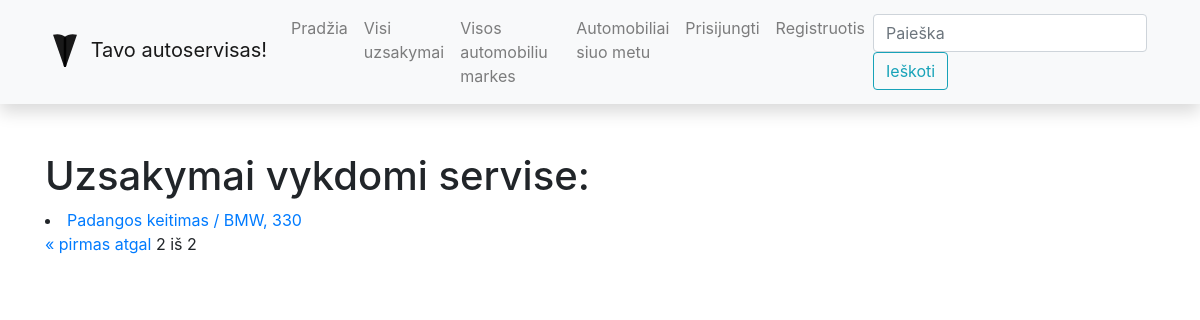
Page /autoservisas/uzsakymaseil/?page=2 on the earlier database version.
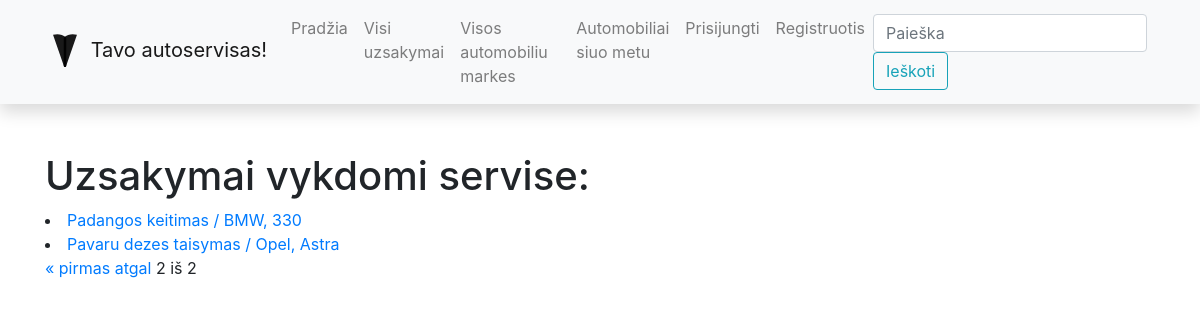
Same page on the later database version.
### autoservisas/models.py (models this page shows, shortened)
class UzsakymoEilute(models.Model):
    kiekis = models.CharField('Kiekis', max_length=2, help_text='Iveskite perkamos paslaugos kieki')
    kaina = models.FloatField('Kaina', max_length=10, help_text='Iveskite paslaugos kaina', default=0)
    paslauga_id = models.ForeignKey('Paslauga', on_delete=models.SET_NULL, null=True)
    uzsakymas_id = models.ForeignKey('Uzsakymas', on_delete=models.SET_NULL, null=True)
    useris = models.ForeignKey(User, on_delete=models.SET_NULL, null=True, blank=True)
    grazinti_iki = models.DateField('Pabaigti darbus iki: ', null=True, blank=True)
    class Meta:
        verbose_name = "Uzsakymo eilute"
        verbose_name_plural = "Uzsakymo eilutes"

class Paslauga(models.Model):
    pavadinimas = models.CharField('Pavadinimas', max_length=200, help_text='Iveskite paslaugos pavadinima')
    kaina = models.FloatField('Kaina', max_length=10, help_text='Iveskite paslaugos kaina')
    class Meta:
        verbose_name = "Paslauga"
        verbose_name_plural = "Paslaugos"

class Uzsakymas(models.Model):
    data = models.DateField('Uzsakymo data', null=True, blank=True)
    automobilis_id = models.ForeignKey('Automobilis', on_delete=models.SET_NULL, null=True)
    suma = models.FloatField('Suma', max_length=10, help_text='Iveskite paslaugos kaina', default=0)
    LOAN_STATUS = (
        ('a', 'Uzsakymas gautas'),
        ('p', 'Uzsakymas priimtas'),
        ('g', 'Uzsakymas vykdomas'),
        ('r', 'Uzsakymas baigtas')
    )
    status = models.CharField(
        max_length=1,
        choices=LOAN_STATUS,
        blank=True,
        default='a',
        help_text='Status'
    )
    class Meta:
        ordering = ['data']
        verbose_name = "Uzsakymas"
        verbose_name_plural = "Uzsakymai"

class Automobilis(models.Model):
    valstybinis_numeris = models.CharField('Automobilio valstybinis numeris',
                                           max_length=6, help_text='Iveskite automobilio valstybini numeri')
    automobilio_modelis_id = models.ForeignKey('Modelis', on_delete=models.SET_NULL, null=True)
    vin_kodas = models.CharField('VIN kodas', max_length=17, help_text='Iveskite VIN numeri')
    klientas = models.CharField('Klientas', max_length=100, help_text='Iveskite klienta')
    automobilis_pic = models.ImageField('Auto Nuotrauka', upload_to='car_pics', null=True, blank=True)
    aprasymas = HTMLField()
    class Meta:
        verbose_name = "Automobilis"
        verbose_name_plural = "Automobiliai"

class Modelis(models.Model):
    marke = models.CharField('Automobilio marke', max_length=100, help_text='Iveskite automobilio marke')
    modelis = models.CharField('Automobilio modelis', max_length=100, help_text='Iveskite automobilio modeli')
    class Meta:
        verbose_name = "Modelis"
        verbose_name_plural = "Modeliai"
    def __str__(self):
        return f'{self.marke}, {self.modelis}'

### autoservisas/views.py (the view)
# urls.py: path('uzsakymaseil/', views.OrdersListView.as_view(), name='uzsakymaseil'),
class OrdersListView(generic.ListView):
    model = UzsakymoEilute
    paginate_by = 5
    template_name = 'uzsakymai_eilutes.html'
    context_object_name = 'uzsakymai_num'

### autoservisas/templates/uzsakymai_eilutes.html (shortened to what this page needs)
{% extends "base.html" %}
{% block content %}
<h1>Uzsakymai vykdomi servise: </h1>
{% for uzsak in uzsakymai_num %}
<li><a href="{% url 'uzsakeil-detail' uzsak.id %}">{{uzsak.paslauga_id.pavadinimas}} /
{{uzsak.uzsakymas_id.automobilis_id.automobilio_modelis_id}}</a></li>
{% endfor %}
<div class="pagination"><span class="step-links">
        {% if page_obj.has_previous %}
            <a href="?page=1">&laquo; pirmas </a><a href="?page={{ page_obj.previous_page_number }}"> atgal </a>
        {% endif %}
        <span class="current">
            {{ page_obj.number }} iš {{ page_obj.paginator.num_pages }}</span>
    </span></div>
{% endblock %}

### autoservisas/templates/base.html (shortened to what this page needs)
<!DOCTYPE html>
<html lang="en">
<head>
    <link
            rel="stylesheet"
            href="https://stackpath.bootstrapcdn.com/bootstrap/4.1.3/css/bootstrap.min.css"
    />
    <link
            rel="stylesheet"
            href="https://cdnjs.cloudflare.com/ajax/libs/font-awesome/4.7.0/css/font-awesome.min.css"
    />
    {% load static %}
    <link rel="stylesheet" href="{% static 'css/styles.css' %}"/>
</head>
<body>
<nav
        class="navbar navbar-expand-lg navbar-light bg-light static-top mb-5 shadow"
>
    <div class="container">
        <a class="navbar-brand" href="#">
            Tavo autoservisas!</a
        >
        <div class="collapse navbar-collapse" id="navbarResponsive">
            <ul class="navbar-nav ml-auto">
                <li class="nav-item">
                    <a class="nav-link" href="{% url 'index' %}">Pradžia</a>
                </li>
                <li class="nav-item">
                    <a class="nav-link" href="{% url 'uzsakymaseil' %}">Visi uzsakymai</a>
                </li>
                <li class="nav-item">
                    <a class="nav-link" href="{% url 'modeliai' %}">Visos automobiliu markes</a>
                </li>
                <li class="nav-item">
                    <a class="nav-link" href="{% url 'automobiliai' %}">Automobiliai siuo metu</a>
                </li>
                {% if user.is_authenticated%}
                <li class="nav-item"><a class="nav-link" href="#">
                    <svg xmlns="http://www.w3.org/2000/svg" width="16" height="16" fill="currentColor"
                         class="bi bi-android2" viewBox="0 0 16 16">
                        <path d="m10.213 1.471.691-1.26c.046-.083.03-.147-.048-.192-.085-.038-.15-.019-.195.058l-.7 1.27A4.832 4.832 0 0 0 8.005.941c-.688 0-1.34.135-1.956.404l-.7-1.27C5.303 0 5.239-.018 5.154.02c-.078.046-.094.11-.049.193l.691 1.259a4.25 4.25 0 0 0-1.673 1.476A3.697 3.697 0 0 0 3.5 5.02h9c0-.75-.208-1.44-.623-2.072a4.266 4.266 0 0 0-1.664-1.476ZM6.22 3.303a.367.367 0 0 1-.267.11.35.35 0 0 1-.263-.11.366.366 0 0 1-.107-.264.37.37 0 0 1 .107-.265.351.351 0 0 1 .263-.11c.103 0 .193.037.267.11a.36.36 0 0 1 .112.265.36.36 0 0 1-.112.264Zm4.101 0a.351.351 0 0 1-.262.11.366.366 0 0 1-.268-.11.358.358 0 0 1-.112-.264c0-.103.037-.191.112-.265a.367.367 0 0 1 .268-.11c.104 0 .19.037.262.11a.367.367 0 0 1 .107.265c0 .102-.035.19-.107.264ZM3.5 11.77c0 .294.104.544.311.75.208.204.46.307.76.307h.758l.01 2.182c0 .276.097.51.292.703a.961.961 0 0 0 .7.288.973.973 0 0 0 .71-.288.95.95 0 0 0 .292-.703v-2.182h1.343v2.182c0 .276.097.51.292.703a.972.972 0 0 0 .71.288.973.973 0 0 0 .71-.288.95.95 0 0 0 .292-.703v-2.182h.76c.291 0 .54-.103.749-.308.207-.205.311-.455.311-.75V5.365h-9v6.404Zm10.495-6.587a.983.983 0 0 0-.702.278.91.91 0 0 0-.293.685v4.063c0 .271.098.501.293.69a.97.97 0 0 0 .702.284c.28 0 .517-.095.712-.284a.924.924 0 0 0 .293-.69V6.146a.91.91 0 0 0-.293-.685.995.995 0 0 0-.712-.278Zm-12.702.283a.985.985 0 0 1 .712-.283c.273 0 .507.094.702.283a.913.913 0 0 1 .293.68v4.063a.932.932 0 0 1-.288.69.97.97 0 0 1-.707.284.986.986 0 0 1-.712-.284.924.924 0 0 1-.293-.69V6.146c0-.264.098-.491.293-.68Z"/>
                    </svg>
                    {{ user.get_username }}</a></li>
                <li class="nav-item"><a class="nav-link" href="{% url 'my-orders' %}">Mano uzsakymai</a></li>
                <li class="nav-item"><a class="nav-link" href="{% url 'logout'%}">Atsijungti</a></li>
                {% else %}
                <li class="nav-item"><a class="nav-link" href="{% url 'login'%}?next={{request.path}}">Prisijungti</a>
                </li>
                <li class="nav-item"><a class="nav-link" href="{% url 'registration' %}">Registruotis</a></li>
                {% endif %}
            </ul>
            <form
                    class="form-inline my-2 my-lg-0"
                    action="{% url 'search' %}"
                    method="get"
            >
                <input
                        class="form-control mr-sm-2"
                        type="search"
                        placeholder="Paieška"
                        aria-label="Search"
                        name="query"
                />
                <button class="btn btn-outline-info my-2 my-sm-0" type="submit">
                    Ieškoti
                </button>
            </form>
        </div>
    </div>
</nav>
<div class="container">{% block content %}{% endblock %}</div>
</body>
</html>

Differences in the rows shown:
added UzsakymoEilute: paslauga_id.pavadinimas "Pavaru dezes taisymas", uzsakymas_id.automobilis_id.automobilio_modelis_id "Opel, Astra"
